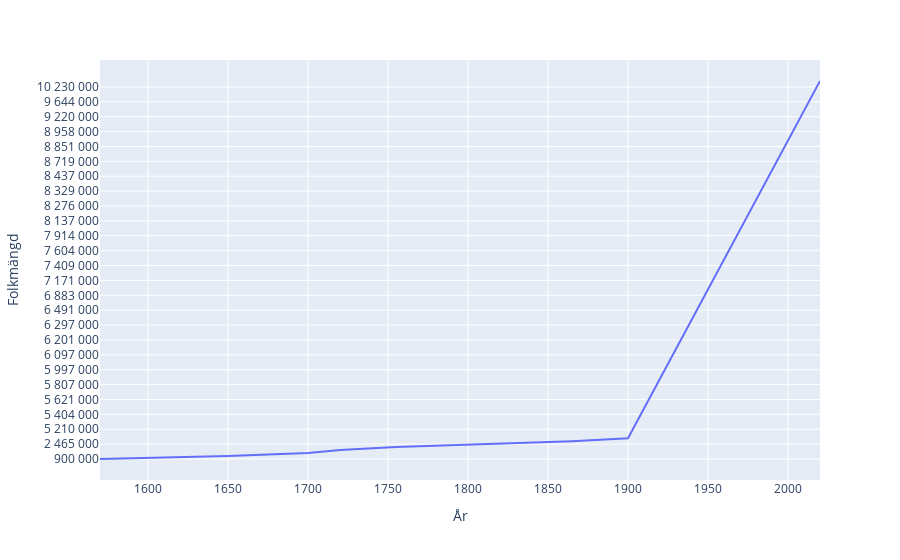

Source (notebook cell):
### Code cell
swedish_1500_DataFrame = pd.read_html(swedish_link, header=1, skiprows=[12], match="Folkmängd")
swedish_1500_DataFrame = swedish_1500_DataFrame[0]
swedish_1500_DataFrame = swedish_1500_DataFrame.drop([7, 8, 9])
swedish_1500_DataFrame = swedish_1500_DataFrame.drop(["Totalt", "Promille"], axis=1)
swedish_1500_DataFrame = swedish_1500_DataFrame.rename({"Vid utgången av år": "År"}, axis = "columns")
swedish_1500_DataFrame
dataframes = [swedish_DataFram, swedish_1500_DataFrame]
swedish_complete_DataFrame = pd.concat(dataframes).reset_index()
swedish_complete_DataFrame = swedish_complete_DataFrame.sort_values(by="År")
px.line(swedish_complete_DataFrame, x="År", y="Folkmängd")

### Figure 1 — Plotly figure (JSON) as saved in the notebook; plotly's stock layout.template omitted (floating-point values rounded to 4 significant figures)
{"data": [{"hovertemplate": "År=%{x}<br>Folkmängd=%{y}<extra></extra>", "legendgroup": "", "line": {"color": "#636efa", "dash": "solid"}, "marker": {"symbol": "circle"}, "mode": "lines", "name": "", "orientation": "h", "showlegend": false, "type": "scatter", "x": [1570, 1650, 1700, 1720, 1755, 1815, 1865, 1900, 1901, 1902, 1903, 1904, 1905, 1906, 1907, 1908, 1909, 1910, 1911, 1912, 1913, 1914, 1915, 1916, 1917, 1918, 1919, 1920, 1921, 1922, 1923, 1924, 1925, 1926, 1927, 1928, 1929, 1930, 1931, 1932, 1933, 1934, 1935, 1936, 1937, 1938, 1939, 1940, 1941, 1942, 1943, 1944, 1945, 1946, 1947, 1948, 1949, 1950, 1951, 1952, 1953, 1954, 1955, 1956, 1957, 1958, 1959, 1960, 1961, 1962, 1963, 1964, 1965, 1966, 1967, 1968, 1969, 1970, 1971, 1972, 1973, 1974, 1975, 1976, 1977, 1978, 1979, 1980, 1981, 1982, 1983, 1984, 1985, 1986, 1987, 1988, 1989, 1990, 1991, 1992, 1993, 1994, 1995, 1996, 1997, 1998, 1999, 2000, 2001, 2002, 2003, 2004, 2005, 2006, 2007, 2008, 2009, 2010, 2011, 2012, 2013, 2014, 2015, 2016, 2017, 2018, 2019, 2020], "xaxis": "x", "y": ["900 000", "1 225 000", "1 485 000", "1 350 000", "1 878 000", "2 465 000", "4 099 000", "5 117 000", "5 156 000", "5 187 000", "5 210 000", "5 241 000", "5 278 000", "5 316 000", "5 357 000", "5 404 000", "5 453 000", "5 499 000", "5 542 000", "5 583 000", "5 621 000", "5 659 000", "5 696 000", "5 735 000", "5 779 000", "5 807 000", "5 830 000", "5 876 000", "5 929 000", "5 971 000", "5 997 000", "6 021 000", "6 045 000", "6 064 000", "6 081 000", "6 097 000", "6 113 000", "6 131 000", "6 152 000", "6 176 000", "6 201 000", "6 222 000", "6 242 000", "6 259 000", "6 276 000", "6 297 000", "6 326 000", "6 356 000", "6 389 000", "6 432 000", "6 491 000", "6 560 000", "6 636 000", "6 719 000", "6 803 000", "6 883 000", "6 956 000", "7 014 000", "7 073 000", "7 125 000", "7 171 000", "7 213 000", "7 262 000", "7 315 000", "7 364 000", "7 409 000", "7 446 000", "7 480 000", "7 520 000", "7 562 000", "7 604 000", "7 661 000", "7 734 000", "7 808 000", "7 868 000", "7 914 000", "7 968 000", "8 043 000", "8 098 000", "8 122 000", "8 137 000", "8 161 000", "8 193 000", "8 222 000", "8 252 000", "8 276 000", "8 294 000", "8 310 000", "8 320 000", "8 325 000", "8 329 000", "8 337 000", "8 350 000", "8 370 000", "8 398 000", "8 437 000", "8 493 000", "8 559 000", "8 617 000", "8 668 000", "8 719 000", "8 781 000", "8 831 000", "8 843 000", "8 846 000", "8 851 000", "8 858 000", "8 872 000", "8 896 000", "8 925 000", "8 958 000", "8 994 000", "9 030 000", "9 081 000", "9 148 000", "9 220 000", "9 299 000", "9 378 000", "9 449 000", "9 519 000", "9 644 000", "9 747 000", "9 851 000", "9 995 000", "10 120 000", "10 230 000", "10 327 589", "10 379 295"], "yaxis": "y"}], "layout": {"legend": {"tracegroupgap": 0}, "margin": {"t": 60}, "xaxis": {"anchor": "y", "domain": [0, 1], "title": {"text": "År"}}, "yaxis": {"anchor": "x", "domain": [0, 1], "title": {"text": "Folkmängd"}}}}
